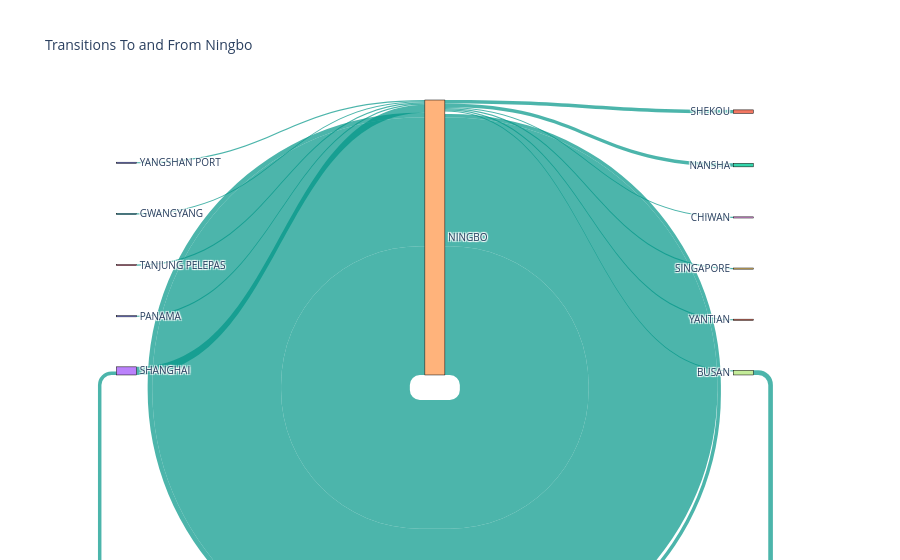

Here is the notebook cell this chart was saved with:
### Code cell
import pandas as pd
import plotly.graph_objects as go

# Step 1: Create a subset with the 'port' column
df_in_port = df[['port']].copy()

# Create a 'next_port' column by shifting the 'port' column
df_in_port['next_port'] = df_in_port['port'].shift(-1)

# Filter for transitions from Ningbo
ningbo_data = df_in_port[df_in_port['port'] == 'NINGBO']

# Drop rows where 'next_port' is NaN
ningbo_data = ningbo_data.dropna(subset=['next_port'])

# Initialize lists for source, target, and values
source_ports = []
target_ports = []
values = []

# Process transitions from Ningbo to other ports
if not ningbo_data.empty:
    ningbo_summary = ningbo_data['next_port'].value_counts().reset_index()
    ningbo_summary.columns = ['next_port', 'count']  # Rename columns for clarity

    # Add to source and target lists
    source_ports += ['NINGBO'] * len(ningbo_summary)  # Source is always 'NINGBO'
    target_ports += ningbo_summary['next_port'].tolist()
    values += ningbo_summary['count'].tolist()

# Process reverse transitions (from other ports to Ningbo)
reverse_summary = df_in_port[df_in_port['next_port'] == 'NINGBO']['port'].value_counts().reset_index()
reverse_summary.columns = ['port', 'count']  # Rename columns for clarity

if not reverse_summary.empty:
    reverse_source_ports = reverse_summary['port'].tolist()
    reverse_values = reverse_summary['count'].tolist()

    # Add reverse transitions to source and target lists
    source_ports += reverse_source_ports  # Source is other ports
    target_ports += ['NINGBO'] * len(reverse_source_ports)  # Target is always 'NINGBO'
    values += reverse_values  # Add counts for reverse transitions

# Create a list of all unique port labels for the nodes
unique_ports = list(set(source_ports).union(set(target_ports)))

# Map target_ports to their respective indices in the unique_ports list
target_indices = [unique_ports.index(port) for port in target_ports]

# Map source_ports to their respective indices in the unique_ports list
source_indices = [unique_ports.index(port) for port in source_ports]

# Create the Sankey diagram
fig = go.Figure(go.Sankey(
    node=dict(
        pad=15,
        thickness=20,
        line=dict(color="black", width=0.5),
        label=unique_ports  # Use the unique port labels
    ),
    link=dict(
        source=source_indices,  # Use the calculated source indices
        target=target_indices,  # Use the calculated target indices
        value=values,  # Link values (counts)
        color='rgba(0, 150, 136, 0.7)'  # Set a color for the links
    )
))

# Update layout and display the figure
fig.update_layout(title_text="Transitions To and From Ningbo", font_size=10)
fig.show()

### Figure 1 — Plotly figure (JSON) as saved in the notebook; plotly's stock layout.template omitted (floating-point values rounded to 4 significant figures)
{"data": [{"link": {"color": "rgba(0, 150, 136, 0.7)", "source": [4, 4, 4, 4, 4, 4, 4, 4, 4, 3, 7, 0, 6, 10, 5], "target": [4, 2, 1, 3, 9, 8, 11, 7, 4, 4, 4, 4, 4, 4, 4], "value": [111, 3, 3, 3, 1, 1, 1, 1, 111, 7, 4, 1, 1, 1, 1]}, "node": {"label": ["YANGSHAN PORT", "SHEKOU", "NANSHA", "SHANGHAI", "NINGBO", "GWANGYANG", "TANJUNG PELEPAS", "BUSAN", "CHIWAN", "SINGAPORE", "PANAMA", "YANTIAN"], "line": {"color": "black", "width": 0.5}, "pad": 15, "thickness": 20}, "type": "sankey"}], "layout": {"autosize": true, "font": {"size": 10}, "title": {"text": "Transitions To and From Ningbo"}}}
